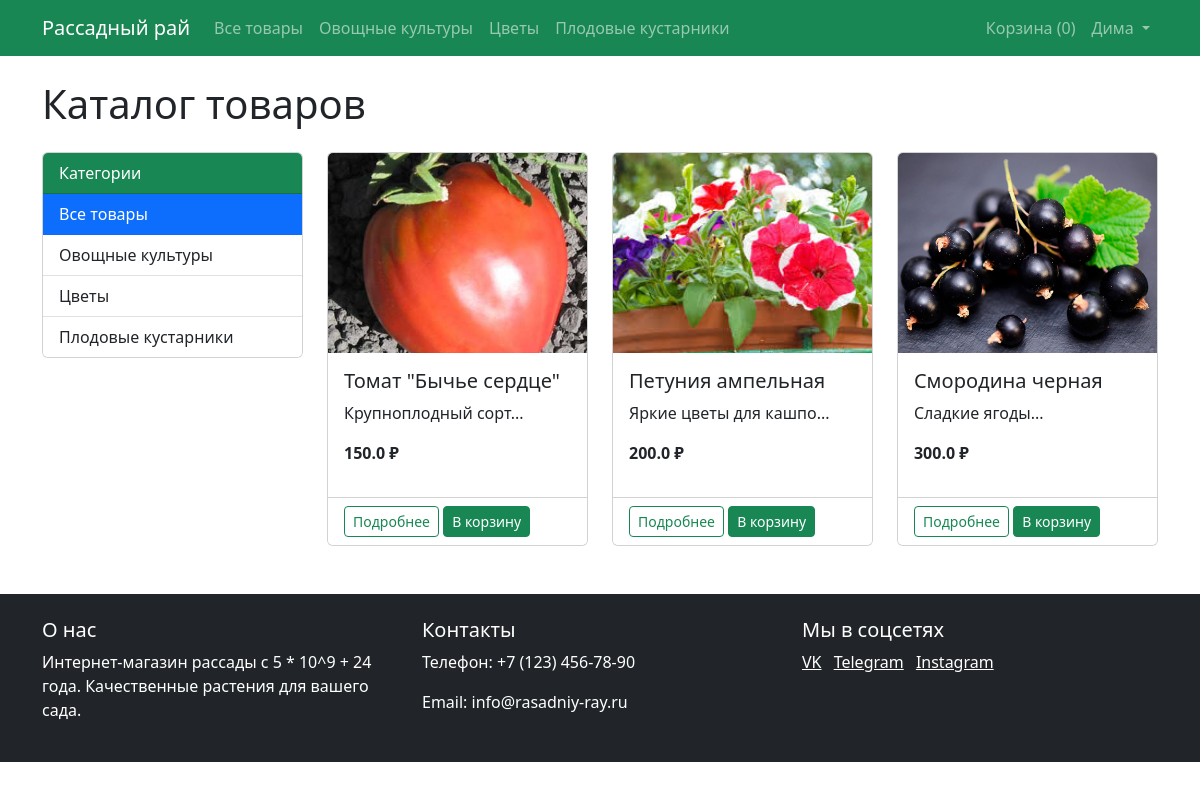
Screenshot of /products (signed in) with the database file from the repository.
### models.py (models this page shows, shortened)
class Category(db.Model):
    id = db.Column(db.Integer, primary_key=True)
    name = db.Column(db.String(100), nullable=False)
    products = db.relationship('Product', backref='category', lazy=True)

class Userdb(db.Model, UserMixin):
    __tablename__ = 'users'
    id = db.Column(db.Integer, primary_key=True)
    username = db.Column(db.String(50), unique=True, nullable=False)
    email = db.Column(db.String(100), unique=True, nullable=False)
    password_hash = db.Column(db.String(128), nullable=False)
    is_admin = db.Column(db.Boolean, default=False)
    orders = db.relationship('Order', backref='user', lazy=True)
    cart_items = db.relationship('Cart', backref='user', lazy='dynamic')

class Product(db.Model):
    id = db.Column(db.Integer, primary_key=True)
    name = db.Column(db.String(100), nullable=False)
    description = db.Column(db.Text)
    price = db.Column(db.Float, nullable=False)
    category_id = db.Column(db.Integer, db.ForeignKey('category.id'), nullable=False)
    image = db.Column(db.String(100))
    order_items = db.relationship('OrderItem', backref='product', lazy=True)

### app.py (the view)
@app.route('/products')
def products():
    category_id = request.args.get('category_id')
    if category_id:
        products = Product.query.filter_by(category_id=category_id).all()
    else:
        products = Product.query.all()
    categories = Category.query.all()
    return render_template('products.html', products=products, categories=categories)

### app.py (called while the page is built)
@login_manager.user_loader
def load_user(user_id):
    user_db = Userdb.query.get(int(user_id))
    if user_db:
        return User(user_db)
    return None

@app.before_request
def fix_cart():
    if 'cart' in session and not isinstance(session['cart'], dict):
        session.pop('cart', None)

### templates/products.html (shortened to what this page needs)
{% extends "base.html" %}
{% block content %}
<h1 class="mb-4">Каталог товаров</h1>
<div class="row">
    <div class="col-md-3">
        <div class="card mb-4">
            <div class="card-header bg-success text-white">
                Категории
            </div>
            <div class="list-group list-group-flush">
                <a href="{{ url_for('products') }}" class="list-group-item list-group-item-action {% if not request.args.get('category_id') %}active{% endif %}">Все товары</a>
                {% for category in categories %}
                <a href="{{ url_for('products', category_id=category.id) }}" class="list-group-item list-group-item-action {% if request.args.get('category_id')|int == category.id %}active{% endif %}">
                    {{ category.name }}
                </a>
                {% endfor %}
            </div>
        </div>
    </div>
    <div class="col-md-9">
        <div class="row">
            {% for product in products %}
            <div class="col-md-4 mb-4">
                <div class="card h-100">
                    <img src="{{ url_for('static', filename='images/' + product.image) }}" class="card-img-top" alt="{{ product.name }}">
                    <div class="card-body">
                        <h5 class="card-title">{{ product.name }}</h5>
                        <p class="card-text">{{ product.description[:50] }}...</p>
                        <p class="fw-bold">{{ product.price }} ₽</p>
                    </div>
                    <div class="card-footer bg-white">
                        <a href="{{ url_for('product', product_id=product.id) }}" class="btn btn-sm btn-outline-success">Подробнее</a>
                        <form action="{{ url_for('add_to_cart', product_id=product.id) }}" method="POST" class="d-inline">
                            <button type="submit" class="btn btn-sm btn-success">В корзину</button>
                        </form>
                    </div>
                </div>
            </div>
            {% else %}
            <div class="col-12">
                <div class="alert alert-info">Товары не найдены</div>
            </div>
            {% endfor %}
        </div>
    </div>
</div>
{% endblock %}

### templates/base.html (shortened to what this page needs)
<!DOCTYPE html>
<html lang="ru">
<head>
    <link rel="stylesheet" href="{{ url_for('static', filename='css/style.css') }}">
    <link href="https://cdn.jsdelivr.net/npm/bootstrap@5.3.0/dist/css/bootstrap.min.css" rel="stylesheet">
</head>
<body>
    <header>
        <nav class="navbar navbar-expand-lg navbar-dark bg-success">
            <div class="container">
                <a class="navbar-brand" href="{{ url_for('index') }}">Рассадный рай</a>
                <div class="collapse navbar-collapse" id="navbarNav">
                    <ul class="navbar-nav me-auto">
                        <li class="nav-item">
                            <a class="nav-link" href="{{ url_for('products') }}">Все товары</a>
                        </li>
                        {% for category in categories %}
                        <li class="nav-item">
                            <a class="nav-link" href="{{ url_for('products', category_id=category.id) }}">{{ category.name }}</a>
                        </li>
                        {% endfor %}
                    </ul>
                    <ul class="navbar-nav">
                        <li class="nav-item">
                            <a class="nav-link" href="{{ url_for('cart') }}">
                                Корзина ({{ session.get('cart', {})|length }})
                            </a>
                        </li>
                        {% if current_user.is_authenticated %}
                        <li class="nav-item dropdown">
                            <a class="nav-link dropdown-toggle" href="#" role="button" data-bs-toggle="dropdown">
                                {{ current_user.username }}
                            </a>
                        </li>
                    {% endif %}
                </ul>
                </div>
            </div>
        </nav>
    </header>
    <main class="container my-4">
        {% block content %}{% endblock %}
    </main>
    <footer class="bg-dark text-white py-4 mt-4">
        <div class="container">
            <div class="row">
                <div class="col-md-4">
                    <h5>О нас</h5>
                    <p>Интернет-магазин рассады с 5 * 10^9 + 24 года. Качественные растения для вашего сада.</p>
                </div>
                <div class="col-md-4">
                    <h5>Контакты</h5>
                    <p>Телефон: +7 (123) 456-78-90</p>
                    <p>Email: info@rasadniy-ray.ru</p>
                </div>
                <div class="col-md-4">
                    <h5>Мы в соцсетях</h5>
                    <a href="#" class="text-white me-2">VK</a>
                    <a href="#" class="text-white me-2">Telegram</a>
                    <a href="#" class="text-white">Instagram</a>
                </div>
            </div>
        </div>
    </footer>
</body>
</html>

### static/css/style.css (style rules this page uses)
body { font-family: 'Segoe UI', Tahoma, Geneva, Verdana, sans-serif; background-color: #f8f9fa; }
.card { transition: transform 0.2s; }
.card-img-top { height: 200px; object-fit: cover; }
footer { margin-top: 3rem; }

### rows the page displays
Category: name "Овощные культуры"
Category: name "Цветы"
Category: name "Плодовые кустарники"
Userdb: username "Дима"
Product: image (picture), name "Томат \"Бычье сердце\"", description "Крупноплодный сорт", price "150.0"
Product: image (picture), name "Петуния ампельная", description "Яркие цветы для кашпо", price "200.0"
Product: image (picture), name "Смородина черная", description "Сладкие ягоды", price "300.0"

### other values shown
{{ session.get('cart', {})|length }} "0"
